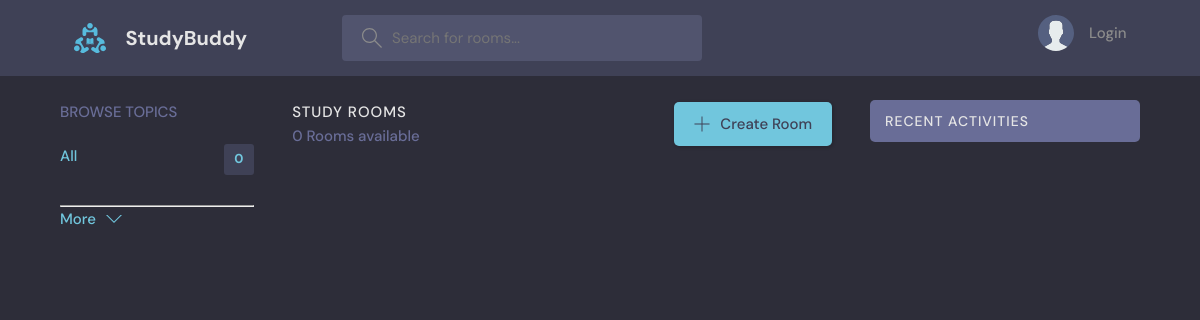
The page /room/index/?q=javascript on the database as committed earlier.
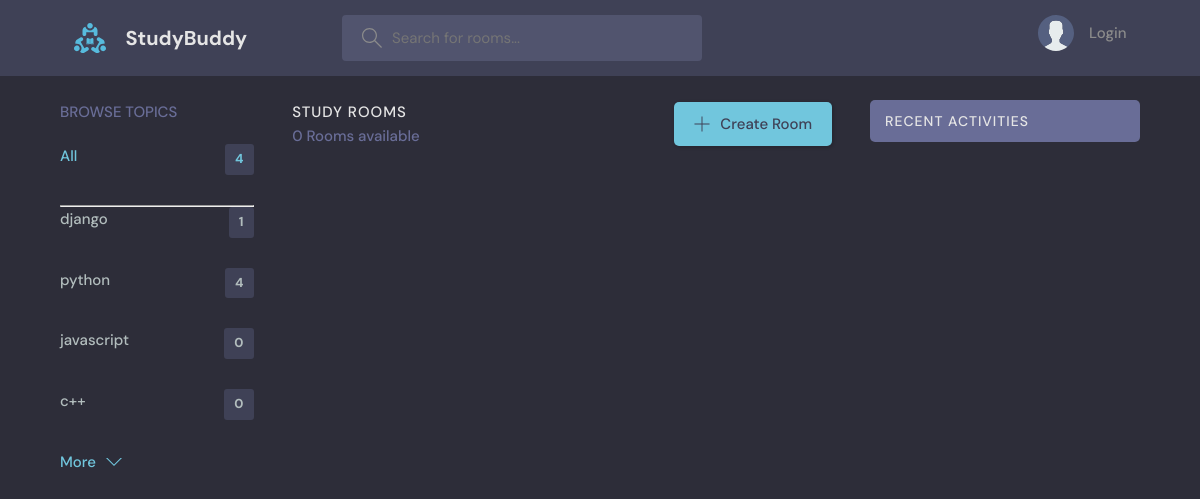
The same page on the database as committed later.
### room/models.py (models this page shows, shortened)
class Topic(models.Model):
    name = models.CharField(max_length=200)

### room/views.py (the view)
# urls.py: path("", views.index, name = "home"),
def index(request):
    q = request.GET.get("q") if request.GET.get("q") != None else ""
    rooms = Room.objects.filter(Q(topic__name__icontains = q) |
                                Q(name__icontains=q)|
                                Q(description__icontains=q))
    topics = Topic.objects.all()[0:4]
    room_messages = Message.objects.filter(Q(room__topic__name__icontains = q))
    context = {
        "rooms": rooms,
        "topics": topics,
        "room_messages": room_messages,
    }
    return render(request, "room/index.html", context)

### templates/room/index.html (shortened to what the changed rows need)
<!DOCTYPE html>
{% load static %}
<html lang="en">
  <head>
    <link rel="stylesheet" href="{% static 'css/main.css' %}" />
  </head>
  <body>
    <header class="header header--loggedIn">
      <div class="container">
        <a href="{% url 'room:index' %}" class="header__logo">
          <h1>StudyBuddy</h1>
        </a>
      </div>
    </header>
    {% block content %}
    <main class="layout layout--3">
      <div class="container">
            {% include 'room/topic_component.html' %}
        <div class="roomList">
            <div class="roomList__header">
                <div>
                    <h2>Study Rooms</h2>
                </div>
            </div>
        </div>
            {% include 'room/activity_component.html' %}
        {% endblock content %}
      </div>
    </main>
  </body>
</html>

### templates/room/topic_component.html (shortened to what this page needs)
<div class="topics">
    <div class="topics__header">
      <h2>Browse Topics</h2>
    </div>
    <ul class="topics__list">
        <li>
            <a href="{% url 'room:index' %}"class="active">All <span>{{topics.count}}</span></a>
            <hr>
        <li>
        {% for topic in topics %}
            <div>
                <a href="{% url 'room:index' %}?q={{topic.name}}"> {{topic.name}}  <span>{{topic.room_set.all.count}}</span></a>
            </div>
        {% endfor %}
    </ul>
    <a class="btn btn--link" href="{% url 'room:topics' %}">
        More
        <svg version="1.1" xmlns="http://www.w3.org/2000/svg" width="32" height="32" viewBox="0 0 32 32">
            <title>chevron-down</title>
            <path d="M16 21l-13-13h-3l16 16 16-16h-3l-13 13z"></path>
        </svg>
    </a>
</div>

Rows that differ between the two databases and show on the page:
added Topic: name "django", room_set.all.count "1"
added Topic: name "python", room_set.all.count "4"
added Topic: name "javascript", room_set.all.count "0"
added Topic: name "c++", room_set.all.count "0"
Other text that changed with them:
{{ topics.count }}: "0" → "4"
